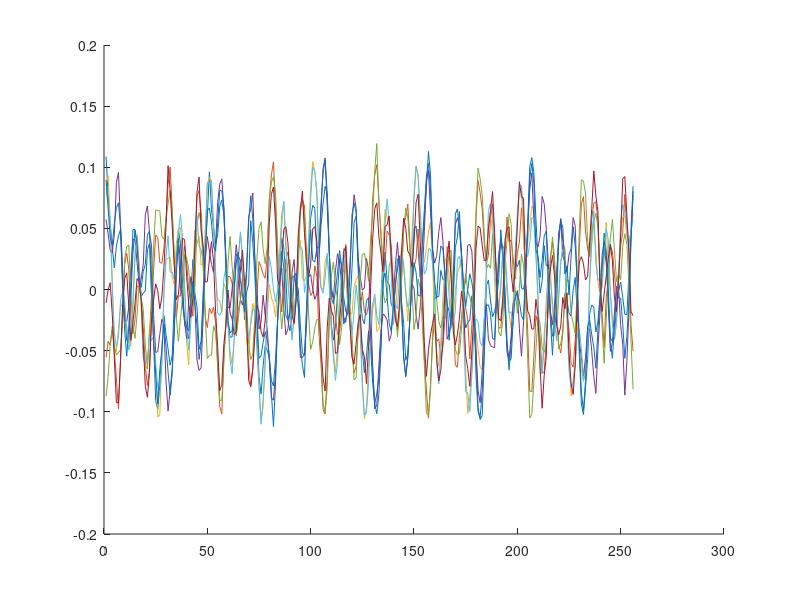
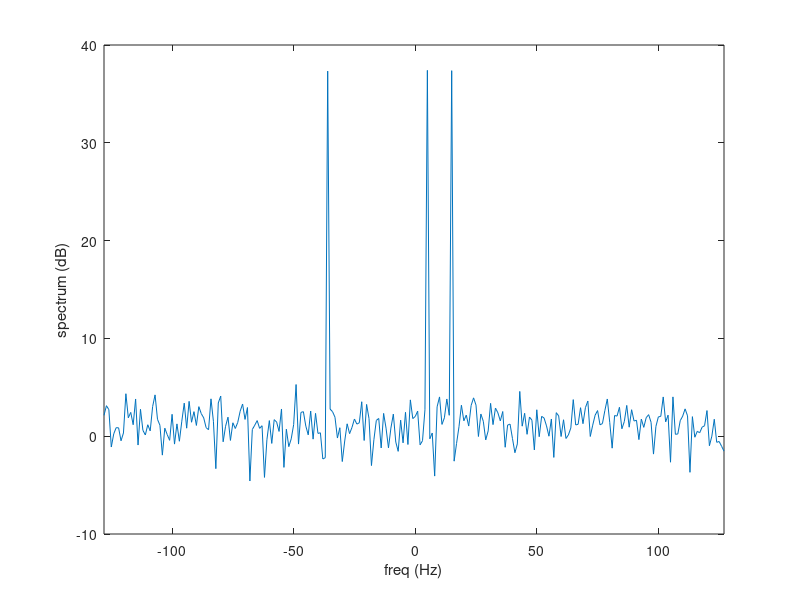

Write MATLAB code to recreate these figures, in order. (Note: this script raises an error after producing the figures.)
%
% 1-Dimensional Spectal Estimation via Atomic Norm and Multiple Snapshots
%
% Reference:
%     Y. Li and Y. Chi, "Off-the-Grid Line Spectrum Denoising and 
%     Estimation With Multiple Measurement Vectors," in IEEE Transactions 
%     on Signal Processing, vol. 64, no. 5, pp. 1257-1269, March1, 2016.
%     arXiv:1408.2242
%
% Author: Mo Alloulah
% Date: 100220
%
%%

clear all
close all
clc

%% Synthesize multiple snapshots of a multi-tone signal, randomising phase

N = 256;
L = 8;

nn = [0:N-1].';
f = [-36 5 15];
S = zeros(N, L);
for mm = 1:L
    S(:, mm) = sum(exp( 1i*(2*pi*(f.*nn/N + rand())) ), 2)/sqrt(N*length(f));
end

% add Gaussian white noise - SNR [dB]
sigmaSnr_dB = 40;
S = S + 10^(-sigmaSnr_dB/20)*(randn(size(S)) + 1i*randn(size(S)))/sqrt(2);

%% Visualisations

% inspect multiple snapshots
figure();
hold on
for mm = 1:L
    plot( real(S(:, mm)) )
end
hold off

% inspect Fourier spectrum
t_f = nn - N/2;
s_f = fftshift(fft(S));
figure();
plot( t_f, 20*log10( sum(abs(s_f), 2) ) )
xlim([t_f(1) t_f(end)])
xlabel('freq (Hz)')
ylabel('spectrum (dB)')

%% Atomic Norm

% regularizer is a function of SNR
alpha = 8*pi*N*log(N);
tau = 10^(-sigmaSnr_dB/20)*((1 + 1/log(N))^0.5)* ...
    ( L*log(alpha*L) + sqrt(2*L*log(alpha*L)) + sqrt(pi*L/2) + 1 );

Y = S;

% convex optimisation
cvx_begin sdp %quiet

variable X_est(N,L) complex
variable W(L,L)
variable u(1,N) complex

Z = toeplitz(u);

H = [Z X_est;X_est' W];

minimize(sum_square_abs(Y(:)-X_est(:))/2 + (tau/2)*(real(trace(Z)) + real(trace(W))))
subject to
H == hermitian_semidefinite(N+L)

cvx_end

% dual solution
X_hat = Y - X_est;

%% Localise Frequencies

% discrete set of Atoms (Fourier)
A = zeros(N, N);
for f = -N/2:N/2-1
    A(:, 1+f+N/2) = exp(1i*2*pi*f*[0:N-1].'/N); 
end
spectr_an = sum(abs(X_hat'*A), 1);

figure();
plot( t_f, 20*log10( abs(spectr_an) ) )
xlim([t_f(1) t_f(end)])
xlabel('freq (Hz)')
ylabel('spectrum (dB)')

%% Inspect regularisation as a function of SNR

snr_vect = [0:50];
alpha = 8*pi*N*log(N);
tau_vect = 10.^(-snr_vect/20)*((1 + 1/log(N))^0.5)* ...
    ( L*log(alpha*L) + sqrt(2*L*log(alpha*L)) + sqrt(pi*L/2) + 1 );

figure();
plot( snr_vect, tau_vect )
xlim([snr_vect(1) snr_vect(end)])
xlabel('SNR (dB)')
ylabel('\tau')
